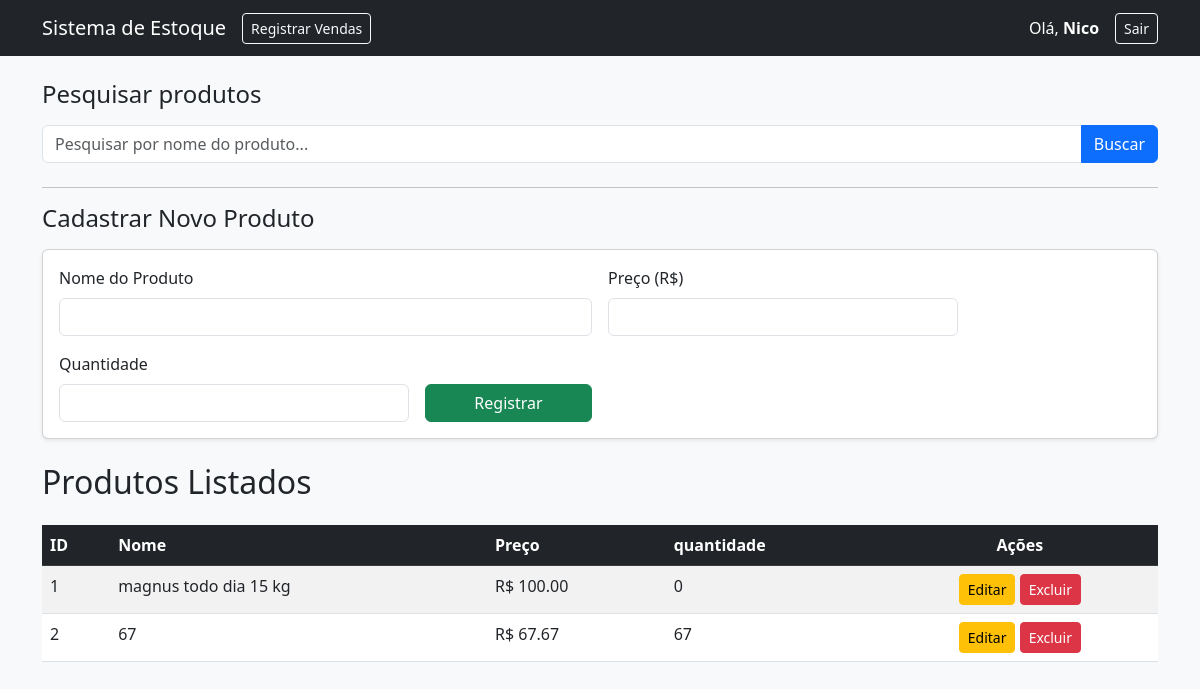
The page / (signed in) on the database as committed earlier.
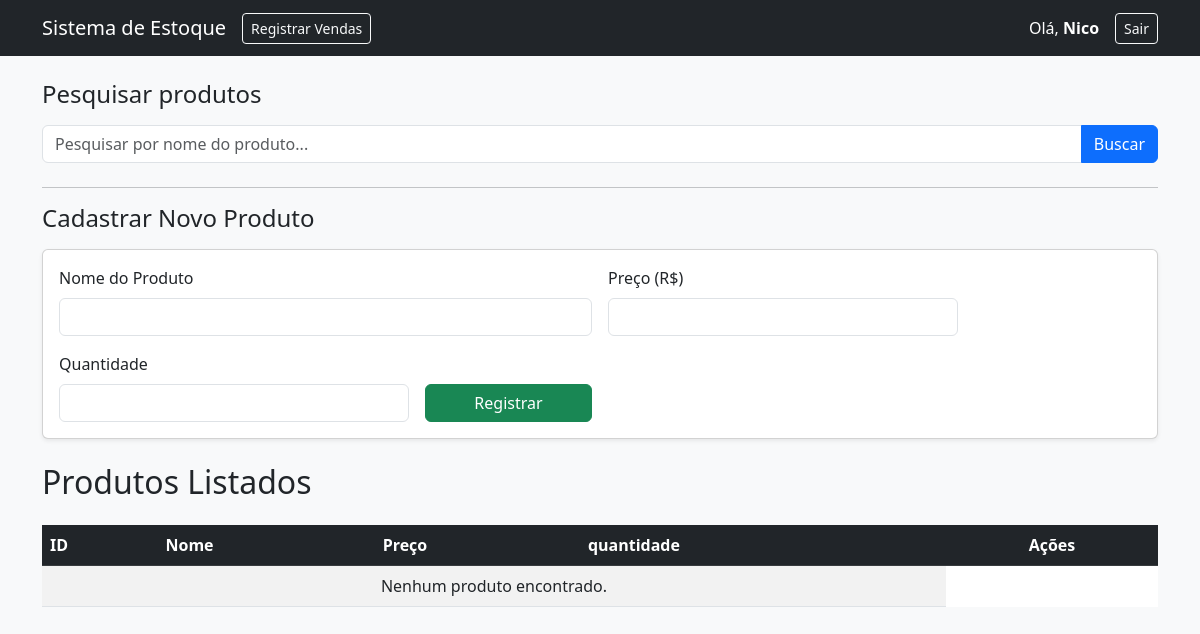
The same page on the database as committed later.
### app.py (models this page shows)
class Usuario(UserMixin, db.Model):
    id = db.Column(db.Integer, primary_key=True)
    username = db.Column(db.String(50), unique=True, nullable=False)
    senha = db.Column(db.String(50), nullable=False)
    produtos = db.relationship('Produto', backref='dono', lazy='select')
    vendas = db.relationship('Venda', backref='dono', lazy='select')
    fiados = db.relationship('Fiado', backref='dono', lazy='select')

class Produto(db.Model):
    id = db.Column(db.Integer, primary_key=True)
    nome = db.Column(db.String(100), nullable=False)
    preco = db.Column(db.Float, nullable=False)
    quantidade = db.Column(db.Integer, nullable=False)
    usuario_id = db.Column(db.Integer, db.ForeignKey('usuario.id'), nullable=False)

### app.py (the view, shortened to what this page needs)
@app.route('/', methods=['GET', 'POST'])
@login_required
def index():
    busca = request.args.get('busca')
    query_base = Produto.query.filter_by(usuario_id=current_user.id)
    if busca:
        produtos = query_base.filter(Produto.nome.contains(busca)).all()
    else:
        produtos = query_base.all()
    return render_template('index.html', produtos=produtos)

### app.py (called while the page is built)
@login_manager.user_loader
def load_user(user_id):
    return Usuario.query.get(int(user_id))

### templates/index.html (shortened to what this page needs)
<!DOCTYPE html>
<html lang="pt-br">
<head>
    <link href="https://cdn.jsdelivr.net/npm/bootstrap@5.3.0/dist/css/bootstrap.min.css" rel="stylesheet">
</head>
<body class="bg-light">
    <nav class="navbar navbar-expand-lg navbar-dark bg-dark mb-4">
        <div class="container">
            <a class="navbar-brand" href="/">Sistema de Estoque</a>
            <div class="collapse navbar-collapse" id="navbarNav">
                <ul class="navbar-nav ml-auto">
                    <li class="nav-item">
                        <a class="btn btn-outline-light btn-sm" href="registrarVendas.html">Registrar Vendas</a>
                    </li>
                </ul>
            </div>
            <div class="d-flex align-items-center">
                <span class="navbar-text me-3 text-white">
                    Olá, <strong>{{ current_user.username }}</strong>
                </span>
                <a href="/logout" class="btn btn-outline-light btn-sm">Sair</a>
            </div>
        </div>
    </nav>
    <div class="container">
        <h2 class="h4 mb-3">Pesquisar produtos</h2>
        <form method="GET" action="/" class="mb-4">
            <div class="input-group">
                <input type="text" name="busca" class="form-control" placeholder="Pesquisar por nome do produto..." value="{{ request.args.get('busca', '') }}">
                <button class="btn btn-primary" type="submit">Buscar</button>
            </div>
        </form>
        <hr>
        <h2 class="h4 mb-3">Cadastrar Novo Produto</h2>
        <div class="card card-body mb-4 shadow-sm">
            <form method="POST" class="row g-3">
                <div class="col-md-6">
                    <label for="nome" class="form-label">Nome do Produto</label>
                    <input type="text" name="nome" id="nome" class="form-control" required>
                </div>
                <div class="col-md-4">
                    <label for="preco" class="form-label">Preço (R$)</label>
                    <input type="number" step="0.01" name="preco" id="preco" class="form-control" required>
                </div>
                <div class="col-md-4">
                    <label for="quantidade" class="form-label">Quantidade</label>
                    <input type="number" step="1" name="quantidade" id="quantidade" class="form-control" required>
                </div>
                <div class="col-md-2 d-flex align-items-end">
                    <button type="submit" class="btn btn-success w-100">Registrar</button>
                </div>
            </form>
        </div>
        <h2>Produtos Listados</h2>
        <div class="table-responsive">
            <table class="table table-striped table-hover mt-3 bg-white">
                <thead class="table-dark">
                    <tr>
                        <th>ID</th>
                        <th>Nome</th>
                        <th>Preço</th>
                        <th>quantidade</th>
                        <th class="text-center">Ações</th>
                    </tr>
                </thead>
                <tbody>
                    {% for produto in produtos %}
                    <tr>
                        <td>{{ produto.id }}</td>
                        <td>{{ produto.nome }}</td>
                        <td>R$ {{ "%.2f"|format(produto.preco) }}</td>
                        <td>{{ produto.quantidade }}</td>
                        <td class="text-center">
                            <a href="/editar/{{produto.id}}" class="btn btn-warning btn-sm">Editar</a>
                            <a href="/deletar/{{produto.id}}" class="btn btn-danger btn-sm" onclick="return confirm('Tem certeza que deseja excluir o produto {{produto.nome}}?')">Excluir</a>
                        </td>
                    </tr>
                    {% endfor %}
                    {% if not produtos %}
                    <tr>
                        <td colspan="4" class="text-center">Nenhum produto encontrado.</td>
                    </tr>
                    {% endif %}
                </tbody>
            </table>
        </div>
    </div>
</body>
</html>

Rows that differ between the two databases and show on the page:
removed Produto: id "1", nome "magnus todo dia 15 kg", preco "100.00", quantidade "0"
removed Produto: id "2", nome "67", preco "67.67", quantidade "67"
Other text that changed with them:
text now shown: "Nenhum produto encontrado."
